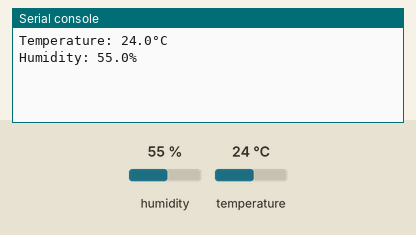
This program was run on a simulated Raspberry Pi Pico running MicroPython. On the bench: the last lines printed to the serial console. Wiring (from the project's diagram.json): DHT22 sensor on GP15. The test bench sets the inputs (shaded band); at power-on: humidity 55 %, temperature 24 °C.

Above: at 1.2 s.
1.3 s: humidity set to 22 %
At 3.2 s:
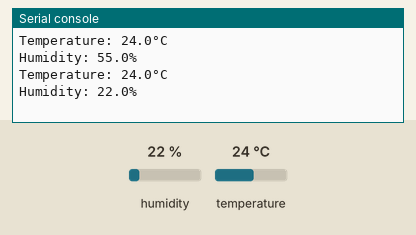
4.0 s: temperature set to 12 °C
At 5.5 s:
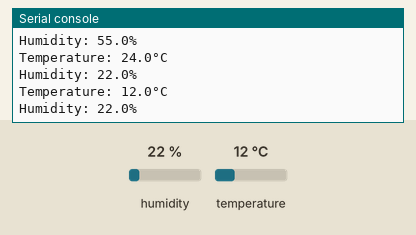
6.7 s: humidity set to 40 %
At 9.0 s:
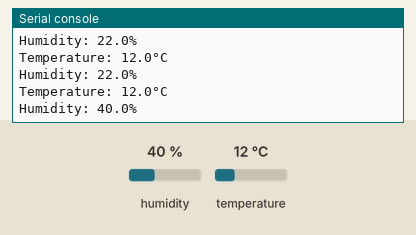
Timing chart, 0 to 10.5 s (numbered marks = the images above; inputs shaded):
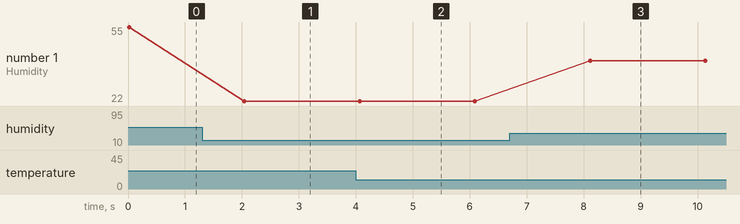

The program:

main.py
```python
import machine
import time
import dht

#Initialize DHT22 sensor on GP15
sensor = dht.DHT22(machine.Pin(15))

while True:
    try:
        sensor.measure()
        temperature = sensor.temperature()
        humidity = sensor.humidity()
        print("Temperature: {:.1f}°C".format(temperature))
        print("Humidity: {:.1f}%".format(humidity))
    except OSError as e:
        print("Sensor read error:", e)
    time.sleep(2)
```

Measured:
- after the input at 1.3 s, the serial console: prints a new line after 0.75 s (image 1)
- after the input at 4.0 s, the serial console: prints a new line after 0.07 s (image 2)
- after the input at 6.7 s, the serial console: prints a new line after 1.4 s (image 3)
- plotted number 1: 55 → 22 after the input at 1.3 s, 22 → 40 after the input at 6.7 s
